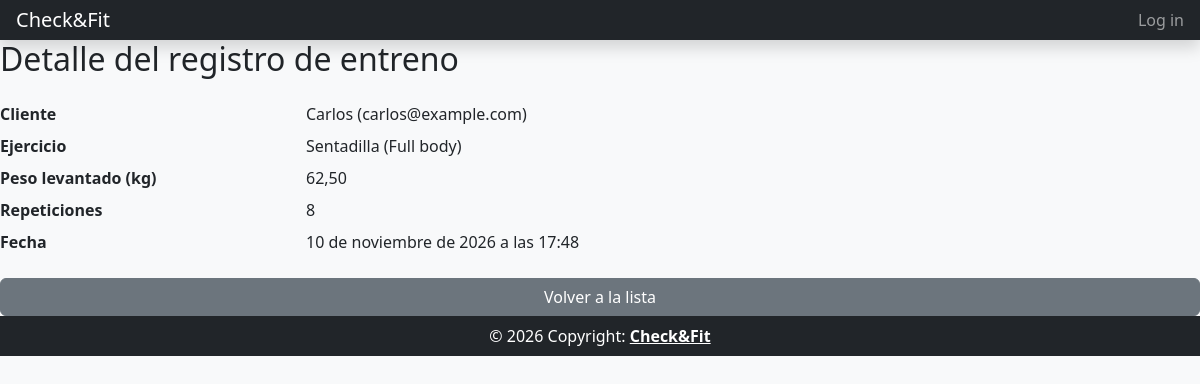
The page /registroentreno_detail/1/ on the database its author committed.
### core/models.py (models this page shows, shortened)
class RegistroEntreno(models.Model):
    cliente = models.ForeignKey(Usuario, on_delete=models.PROTECT, related_name='registros', verbose_name='Cliente')
    ejercicio = models.ForeignKey(Ejercicio, on_delete=models.PROTECT, related_name='registros', verbose_name='Ejercicio')
    peso_levantado = models.DecimalField(max_digits=6, decimal_places=2, verbose_name='Peso levantado (kg)')
    repeticiones = models.PositiveIntegerField(verbose_name='Repeticiones')
    fecha = models.DateTimeField(default=now, verbose_name='Fecha')
    class Meta:
        unique_together = (('cliente', 'ejercicio', 'fecha'),)
        verbose_name = 'Registro de entreno'
        verbose_name_plural = 'Registros de entreno'
        ordering = ['-fecha']

class Usuario(models.Model):
    nombre = models.CharField(max_length=256, verbose_name='Nombre')
    email = models.EmailField(unique=True, verbose_name='Email')
    contrasena = models.CharField(max_length=128, verbose_name='Contraseña')
    rol = models.CharField(max_length=50, verbose_name='Rol')
    fecha_registro = models.DateTimeField(default=now, verbose_name='Fecha de registro')
    class Meta:
        unique_together = (('email',),)
        verbose_name = 'Usuario'
        verbose_name_plural = 'Usuarios'
        ordering = ['nombre']
    def __str__(self):
        return self.nombre + ' (' + self.email + ')'

class Ejercicio(models.Model):
    rutina = models.ForeignKey(Rutina, on_delete=models.CASCADE, related_name='ejercicios', verbose_name='Rutina')
    nombre = models.CharField(max_length=256, verbose_name='Nombre')
    series = models.PositiveIntegerField(verbose_name='Series')
    repeticiones = models.PositiveIntegerField(verbose_name='Repeticiones')
    peso_recomendado = models.DecimalField(max_digits=6, decimal_places=2, verbose_name='Peso recomendado (kg)')
    class Meta:
        unique_together = (('rutina', 'nombre'),)
        verbose_name = 'Ejercicio'
        verbose_name_plural = 'Ejercicios'
        ordering = ['rutina__nombre', 'nombre']
    def __str__(self):
        return self.nombre + ' (' + self.rutina.nombre + ')'

class Rutina(models.Model):
    cliente = models.ForeignKey(Usuario, on_delete=models.PROTECT, related_name='rutinas', verbose_name='Cliente')
    entrenador = models.ForeignKey(Entrenador, on_delete=models.PROTECT, related_name='rutinas', verbose_name='Entrenador')
    nombre = models.CharField(max_length=256, verbose_name='Nombre')
    descripcion = models.TextField(verbose_name='Descripción')
    fecha_creacion = models.DateTimeField(default=now, verbose_name='Fecha de creación')
    class Meta:
        unique_together = (('cliente', 'nombre'),)
        verbose_name = 'Rutina'
        verbose_name_plural = 'Rutinas'
        ordering = ['-fecha_creacion']

### core/views.py (the view)
# urls.py: path('registroentreno_detail/<int:pk>/', views.RegistroEntrenoDetailView.as_view(), name='registroentreno_detail'),
class RegistroEntrenoDetailView(DetailView):
    model = RegistroEntreno
    template_name = 'core/registroentreno_detail.html'

### templates/core/registroentreno_detail.html (shortened to what this page needs)
{% extends 'common/base.html' %}
{% block content %}
<h2 class="mb-4">Detalle del registro de entreno</h2>
<dl class="row">
    <dt class="col-sm-3">Cliente</dt><dd class="col-sm-9">{{ object.cliente }}</dd>
    <dt class="col-sm-3">Ejercicio</dt><dd class="col-sm-9">{{ object.ejercicio }}</dd>
    <dt class="col-sm-3">Peso levantado (kg)</dt><dd class="col-sm-9">{{ object.peso_levantado }}</dd>
    <dt class="col-sm-3">Repeticiones</dt><dd class="col-sm-9">{{ object.repeticiones }}</dd>
    <dt class="col-sm-3">Fecha</dt><dd class="col-sm-9">{{ object.fecha }}</dd>
</dl>
<a href="{% url 'registroentreno_list' %}" class="btn btn-secondary">Volver a la lista</a>
{% endblock %}

### rows shown on the page
RegistroEntreno: cliente "Carlos (carlos@example.com)", ejercicio "Sentadilla (Full body)", peso_levantado "62,50", repeticiones "8", fecha "10 de noviembre de 2026 a las 17:48"
